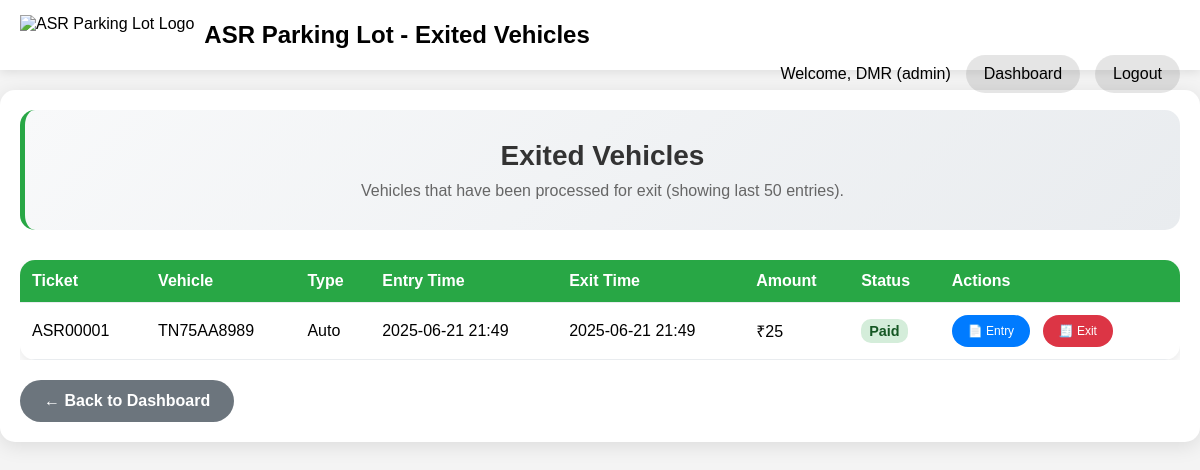
The app's page /staff/exited-vehicles (signed in), older data.
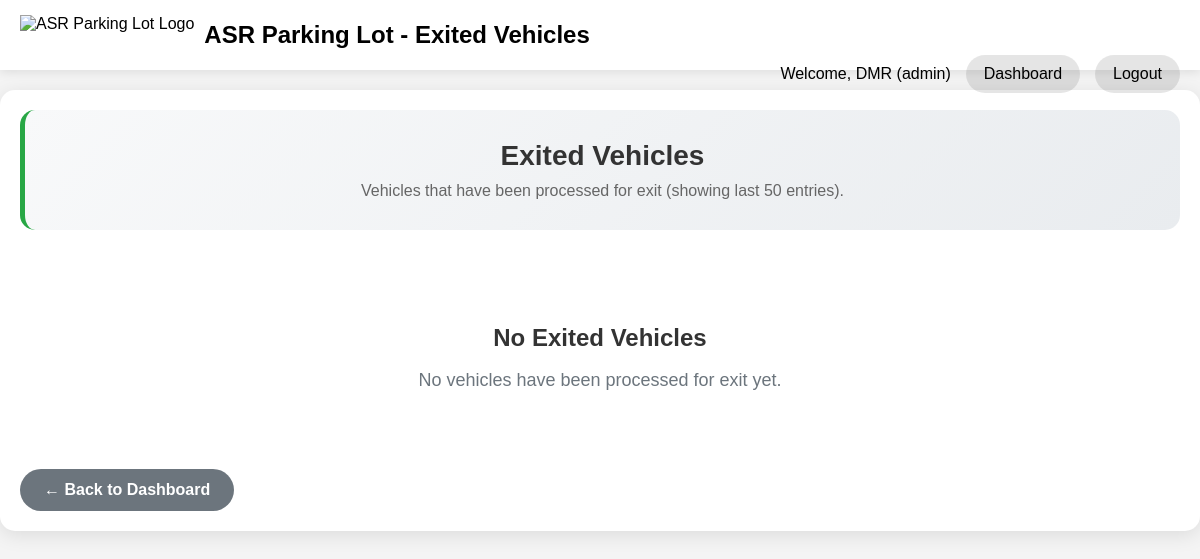
The same page, newer data.
### app/models.py (models this page shows, shortened)
class Entry(db.Model):
    id = db.Column(db.Integer, primary_key=True)
    ticket_number = db.Column(db.String(20), unique=True, nullable=False)
    vehicle_type = db.Column(db.String(50), nullable=False)
    vehicle_number = db.Column(db.String(20), nullable=False)
    phone = db.Column(db.String(15), nullable=False)
    device = db.Column(db.String(50), nullable=False)
    entry_time = db.Column(db.DateTime, default=get_current_device_time, nullable=False)
    exit_time = db.Column(db.DateTime, nullable=True)
    paid = db.Column(db.Boolean, default=False, nullable=False)
    amount = db.Column(db.Float, nullable=True)

### app/routes.py (the view)
@main.route('/staff/exited-vehicles')
@login_required
def exited_vehicles():
    if current_user.role not in ['admin', 'staff']:
        flash('Access denied. Staff or Admin privileges required.', 'error')
        return redirect(url_for('main.index'))
    exited_vehicles = Entry.query.filter(
        Entry.exit_time.is_not(None)
    ).order_by(Entry.exit_time.desc()).limit(50).all()
    return render_template('exited_vehicles.html',
                         title='Exited Vehicles',
                         exited_vehicles=exited_vehicles)

### app/utils.py (called while the page is built)
def get_ist_timezone():
    return pytz.timezone('Asia/Kolkata')

def get_ist_time(dt=None):
    ist_tz = get_ist_timezone()
    if dt is None:
        return datetime.now(ist_tz)
    if dt.tzinfo is None:
        return ist_tz.localize(dt)
    return dt.astimezone(ist_tz)

def format_ist_time(dt, format_str='%Y-%m-%d %H:%M:%S'):
    ist_time = get_ist_time(dt)
    return ist_time.strftime(format_str)

def format_ist_time_medium(dt):
    return format_ist_time(dt, '%Y-%m-%d %H:%M')

### app/templates/exited_vehicles.html (shortened to what this page needs)
<!DOCTYPE html>
<html lang="en">
<head>
</head>
<body>
    <div class="navbar">
        <div class="navbar-logo">
            <img src="{{ url_for('main.public_file', filename='logo.png') }}" alt="ASR Parking Lot Logo">
            <h1>ASR Parking Lot - Exited Vehicles</h1>
        </div>
        <div class="navbar-right">
            <span>Welcome, {{ current_user.username }} ({{ current_user.role }})</span>
            <a href="{{ url_for('main.staff_dashboard') }}">Dashboard</a>
            <a href="{{ url_for('main.logout') }}">Logout</a>
        </div>
    </div>
    <div class="container">
        <div class="header-section">
            <h2>Exited Vehicles</h2>
            <p>Vehicles that have been processed for exit (showing last 50 entries).</p>
        </div>
        {% if exited_vehicles %}
        <div class="vehicles-table">
            <table>
                <thead>
                    <tr>
                        <th>Ticket</th>
                        <th>Vehicle</th>
                        <th>Type</th>
                        <th>Entry Time</th>
                        <th>Exit Time</th>
                        <th>Amount</th>
                        <th>Status</th>
                        <th>Actions</th>
                    </tr>
                </thead>
                <tbody>
                    {% for vehicle in exited_vehicles %}
                    <tr>
                        <td>{{ vehicle.ticket_number }}</td>
                        <td>{{ vehicle.vehicle_number }}</td>
                        <td>{{ vehicle.vehicle_type }}</td>
                        <td>{{ vehicle.entry_time | ist_medium }}</td>
                        <td>{{ vehicle.exit_time | ist_medium }}</td>
                        <td>₹{{ "%.0f"|format(vehicle.amount or 0) }}</td>
                        <td>
                            {% if vehicle.paid %}
                                <span class="status-paid">Paid</span>
                            {% else %}
                                <span class="status-pending">Pending</span>
                            {% endif %}
                        </td>
                        <td>
                            <a href="{{ url_for('main.print_receipt', entry_id=vehicle.id) }}"
                               target="_blank"
                               class="action-btn">
                                📄 Entry
                            </a>
                            <a href="{{ url_for('main.exit_receipt', entry_id=vehicle.id) }}"
                               target="_blank"
                               class="action-btn exit">
                                🧾 Exit
                            </a>
                        </td>
                    </tr>
                    {% endfor %}
                </tbody>
            </table>
        </div>
        {% else %}
        <div class="no-vehicles">
            <h3>No Exited Vehicles</h3>
            <p>No vehicles have been processed for exit yet.</p>
        </div>
        {% endif %}
        <a href="{{ url_for('main.staff_dashboard') }}" class="back-btn">← Back to Dashboard</a>
    </div>
</body>
</html>

Row changes from the older to the newer data that the page shows:
no longer on this page (row edited): Entry: ticket_number "ASR00001", vehicle_number "TN75AA8989", vehicle_type "Auto", entry_time|ist_medium "2025-06-21 21:49", exit_time|ist_medium "2025-06-21 21:49", amount "25", paid "Paid"
Text that changed along with them:
text no longer shown: "Ticket Vehicle Type Entry Time Exit Time Amount Status Actions"
text now shown: "No Exited Vehicles No vehicles have been processed for exit yet."
